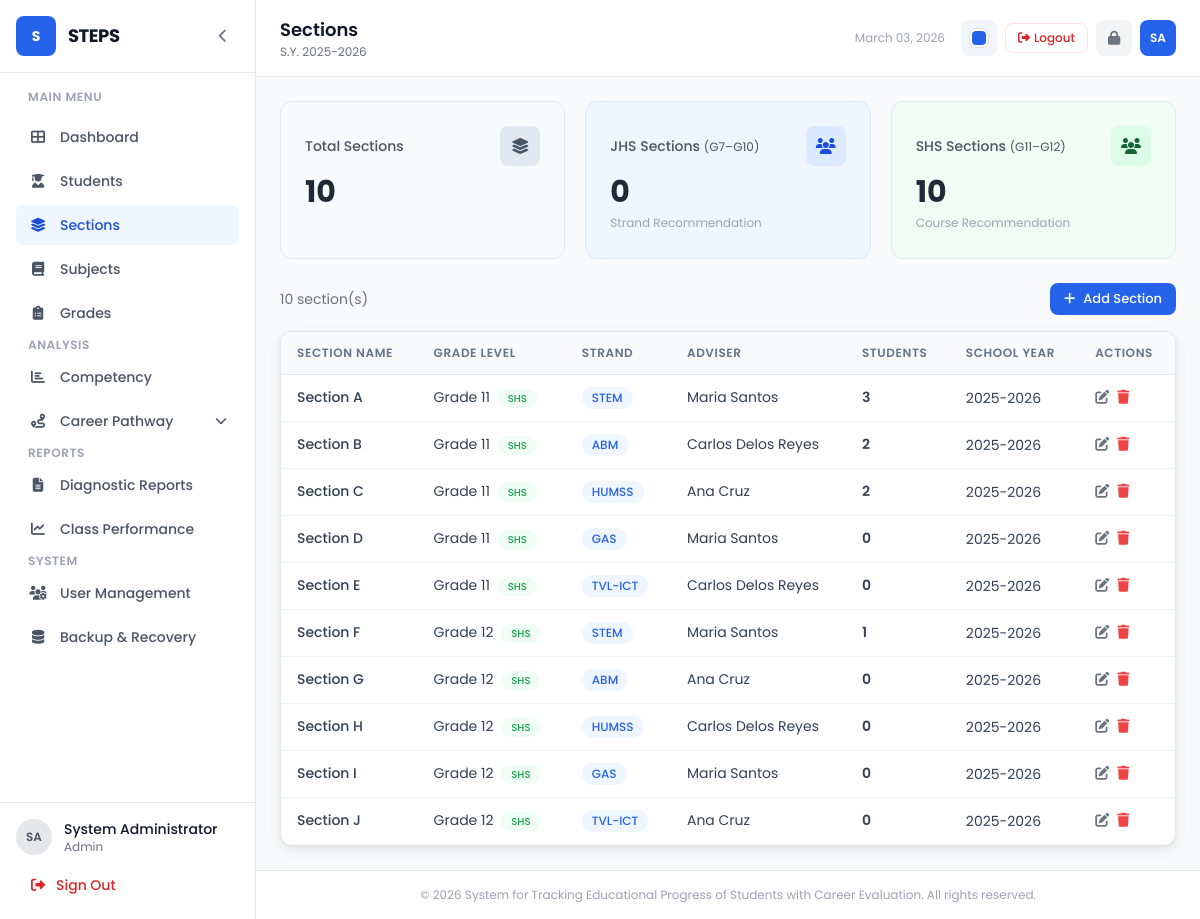
The page /sections/index.php (signed in) on the database as committed earlier.
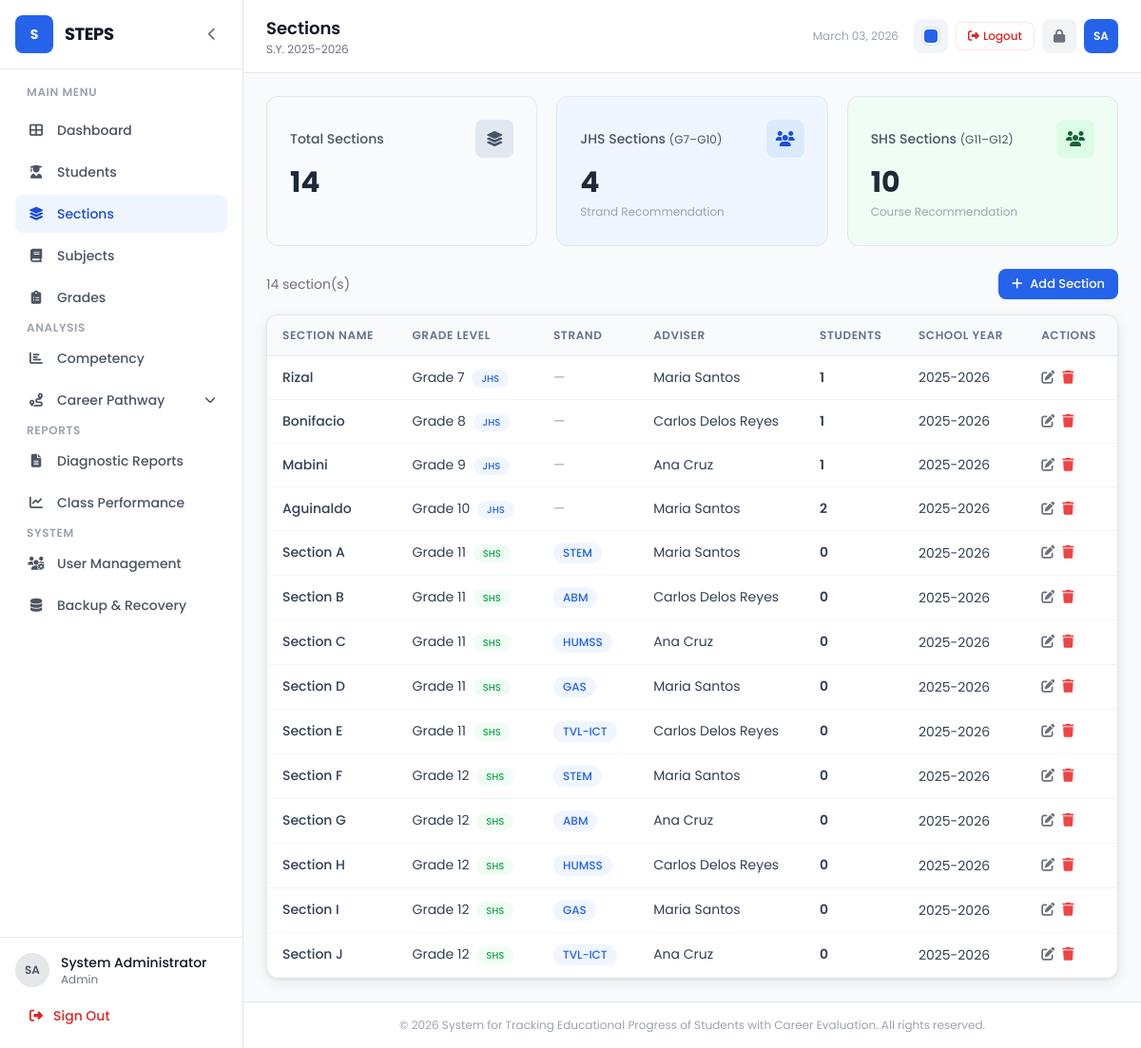
The same page on the database as committed later.
### tables this page shows
CREATE TABLE IF NOT EXISTS sections (
    id INT AUTO_INCREMENT PRIMARY KEY,
    section_name VARCHAR(50) NOT NULL,
    grade_level INT NOT NULL,
    strand VARCHAR(50),
    adviser_id INT,
    school_year VARCHAR(20) NOT NULL,
    created_at TIMESTAMP DEFAULT CURRENT_TIMESTAMP,
    FOREIGN KEY (adviser_id) REFERENCES users(id) ON DELETE SET NULL
);

CREATE TABLE IF NOT EXISTS users (
    id INT AUTO_INCREMENT PRIMARY KEY,
    username VARCHAR(50) NOT NULL UNIQUE,
    password VARCHAR(255) NOT NULL,
    full_name VARCHAR(100) NOT NULL,
    email VARCHAR(100),
    role ENUM('admin', 'teacher', 'guidance') NOT NULL DEFAULT 'teacher',
    status ENUM('active', 'inactive') NOT NULL DEFAULT 'active',
    created_at TIMESTAMP DEFAULT CURRENT_TIMESTAMP,
    updated_at TIMESTAMP DEFAULT CURRENT_TIMESTAMP ON UPDATE CURRENT_TIMESTAMP
);

### config/constants.php (called while the page is built, shortened)
<?php
function sanitize($data) {
    return htmlspecialchars(strip_tags(trim($data)), ENT_QUOTES, 'UTF-8');
}

### sections/index.php (the view, shortened to what this page needs)
<?php
require_once __DIR__ . '/../includes/header.php';
$sections = $pdo->query("SELECT sec.*, u.full_name as adviser_name,
    (SELECT COUNT(*) FROM students s WHERE s.section_id = sec.id AND s.status = 'active') as student_count
    FROM sections sec
    LEFT JOIN users u ON sec.adviser_id = u.id
    ORDER BY sec.school_year DESC, sec.grade_level, sec.section_name")->fetchAll();
require_once __DIR__ . '/../includes/sidebar.php';
?>
<?php
$jhsCount = count(array_filter($sections, fn($s) => $s['grade_level'] >= 7 && $s['grade_level'] <= 10));
$shsCount = count(array_filter($sections, fn($s) => $s['grade_level'] >= 11));
?>
<div class="grid grid-cols-1 md:grid-cols-3 gap-5 mb-6">
    <div class="stat-card" style="background:#f8fafc;">
        <div class="flex items-center justify-between mb-2">
            <span class="text-sm font-medium text-gray-600">Total Sections</span>
            <div class="w-10 h-10 rounded-lg flex items-center justify-center" style="background:#e2e8f0;">
                <i class="fas fa-layer-group" style="color:#475569;"></i>
            </div>
        </div>
        <p class="text-3xl font-bold text-gray-800"><?= count($sections) ?></p>
    </div>
    <div class="stat-card" style="background:#eff6ff;">
        <div class="flex items-center justify-between mb-2">
            <span class="text-sm font-medium text-gray-600">JHS Sections <span class="text-xs font-normal">(G7–G10)</span></span>
            <div class="w-10 h-10 rounded-lg flex items-center justify-center" style="background:#dbeafe;">
                <i class="fas fa-users" style="color:#1d4ed8;"></i>
            </div>
        </div>
        <p class="text-3xl font-bold text-gray-800"><?= $jhsCount ?></p>
        <span class="text-xs text-gray-400">Strand Recommendation</span>
    </div>
    <div class="stat-card" style="background:#f0fdf4;">
        <div class="flex items-center justify-between mb-2">
            <span class="text-sm font-medium text-gray-600">SHS Sections <span class="text-xs font-normal">(G11–G12)</span></span>
            <div class="w-10 h-10 rounded-lg flex items-center justify-center" style="background:#dcfce7;">
                <i class="fas fa-users" style="color:#166534;"></i>
            </div>
        </div>
        <p class="text-3xl font-bold text-gray-800"><?= $shsCount ?></p>
        <span class="text-xs text-gray-400">Course Recommendation</span>
    </div>
</div>
<div class="flex items-center justify-between mb-4">
    <p class="text-sm text-gray-500"><?= count($sections) ?> section(s)</p>
    <button onclick="openModal('addSectionModal')" class="btn btn-primary btn-sm"><i class="fas fa-plus"></i> Add Section</button>
</div>
<div class="bg-white border border-gray-200 rounded-xl overflow-hidden">
    <div class="overflow-x-auto">
        <table class="steps-table" id="sectionsTable">
            <thead>
                <tr><th>Section Name</th><th>Grade Level</th><th>Strand</th><th>Adviser</th><th>Students</th><th>School Year</th><th>Actions</th></tr>
            </thead>
            <tbody>
                <?php foreach ($sections as $sec): ?>
                    <tr>
                        <td class="font-medium"><?= sanitize($sec['section_name']) ?></td>
                        <td>
                            Grade <?= $sec['grade_level'] ?>
                            <?php if ($sec['grade_level'] >= 7 && $sec['grade_level'] <= 10): ?>
                                <span class="badge badge-blue ml-1 text-[10px]">JHS</span>
                            <?php else: ?>
                                <span class="badge badge-green ml-1 text-[10px]">SHS</span>
                            <?php endif; ?>
                        </td>
                        <td><?php if ($sec['strand']): ?><span class="badge badge-blue"><?= sanitize($sec['strand']) ?></span><?php else: ?><span class="text-gray-400">—</span><?php endif; ?></td>
                        <td><?= sanitize($sec['adviser_name'] ?? '—') ?></td>
                        <td><span class="font-semibold"><?= $sec['student_count'] ?></span></td>
                        <td class="text-sm text-gray-500"><?= sanitize($sec['school_year']) ?></td>
                        <td>
                            <div class="flex items-center gap-2">
                                <button onclick="loadEditSection(<?= $sec['id'] ?>)" class="text-gray-500 hover:text-gray-700" title="Edit"><i class="fas fa-edit"></i></button>
                                <form method="POST" class="inline" onsubmit="event.preventDefault(); confirmDelete(this, 'this section');">
                                    <button type="submit" class="text-red-500 hover:text-red-700" title="Delete"><i class="fas fa-trash"></i></button>
                                </form>
                            </div>
                        </td>
                    </tr>
                <?php endforeach; ?>
            </tbody>
        </table>
    </div>
</div>
<?php require_once __DIR__ . '/../includes/footer.php'; ?>

Rows that differ between the two databases and show on the page:
added sections: section_name "Rizal", grade_level "7", shows "JHS", adviser.full_name "Maria Santos", student_count "1", school_year "2025-2026"
added sections: section_name "Bonifacio", grade_level "8", shows "JHS", adviser.full_name "Carlos Delos Reyes", student_count "1", school_year "2025-2026"
added sections: section_name "Mabini", grade_level "9", shows "JHS", adviser.full_name "Ana Cruz", student_count "1", school_year "2025-2026"
added sections: section_name "Aguinaldo", grade_level "10", shows "JHS", adviser.full_name "Maria Santos", student_count "2", school_year "2025-2026"
computed for sections "Section A": student_count "3" → "0"
computed for sections "Section B": student_count "2" → "0"
computed for sections "Section C": student_count "2" → "0"
computed for sections "Section F": student_count "1" → "0"
Other text that changed with them:
count($sections): "10" → "14"
$jhsCount: "0" → "4"
